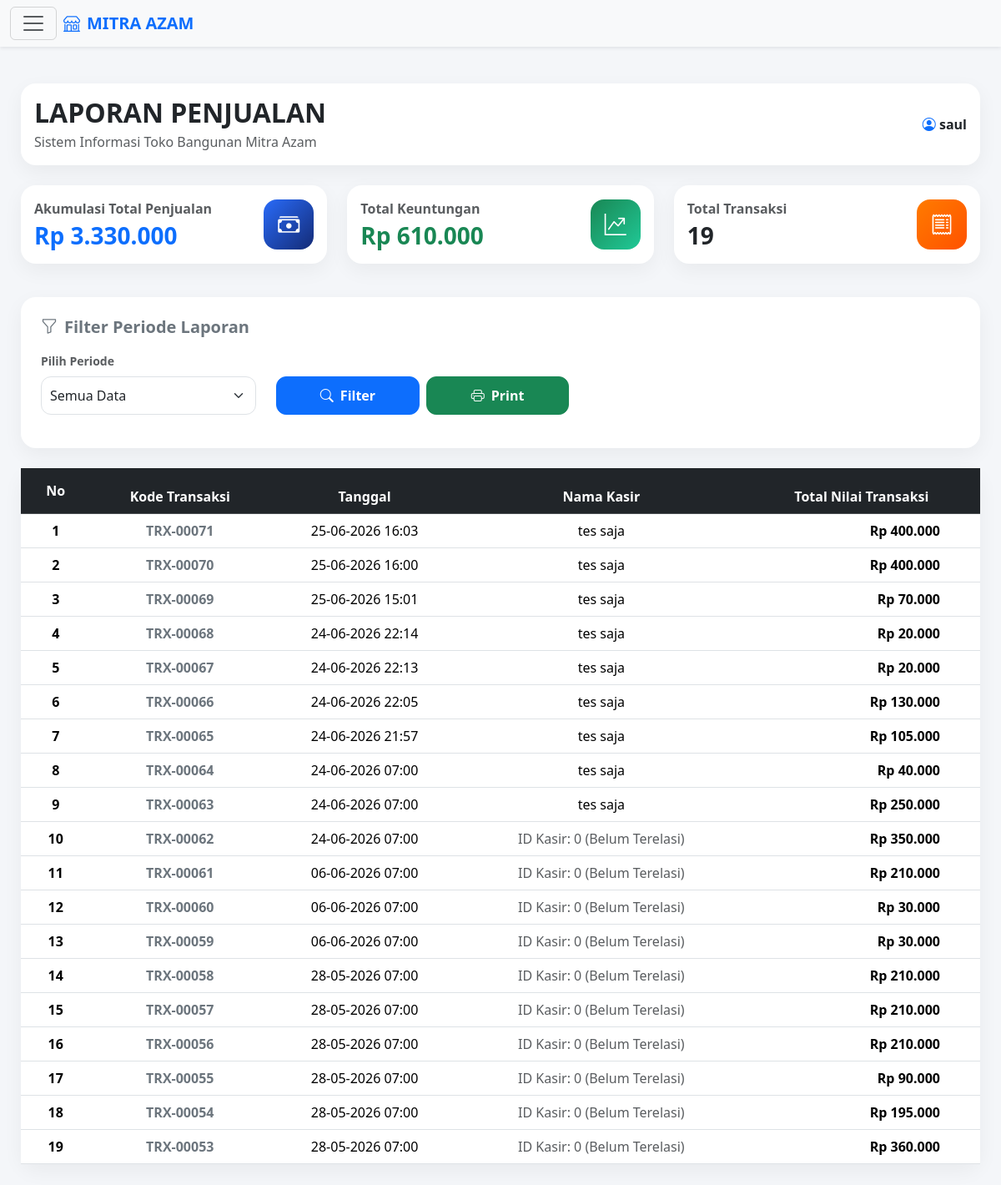
/admin/laporan.php (signed in), run on the app's committed database.
### tables this page shows
CREATE TABLE `penjualan` (
  `id_penjualan` int(11) NOT NULL AUTO_INCREMENT,
  `tanggal` datetime NOT NULL,
  `total_harga` int(11) NOT NULL,
  `bayar` int(11) NOT NULL,
  `metode_pembayaran` int(100) NOT NULL,
  `referensi` int(20) NOT NULL,
  `kasir` int(20) NOT NULL,
  `nama_kasir` varchar(100) NOT NULL,
  `id_customer` int(11) NOT NULL,
  `kembali` int(11) NOT NULL,
  `nama_customer` varchar(100) NOT NULL,
  `jatuh_tempo` date NOT NULL,
  `status_pembayaran` enum('Lunas','Belum Lunas') NOT NULL,
  `bukti_transaksi` varchar(255) NOT NULL,
  `keuntungan` int(11) NOT NULL,
  `id_user` int(11) NOT NULL,
  PRIMARY KEY (`id_penjualan`)
);

CREATE TABLE `users` (
  `id_user` int(11) NOT NULL AUTO_INCREMENT,
  `nama` varchar(100) NOT NULL,
  `username` varchar(50) NOT NULL,
  `password` varchar(255) NOT NULL,
  `level` enum('admin','kasir') NOT NULL,
  `status` varchar(100) NOT NULL,
  PRIMARY KEY (`id_user`)
);

### admin/laporan.php (the view, shortened to what this page needs)
<?php
require_once '../config/koneksi.php';
mysqli_query($conn, "SET time_zone = '" . date('P') . "'");
$periode       = $_POST['periode'] ?? 'semua';
$where = "";
$query = mysqli_query($conn, "
    SELECT p.*,
           DATE_ADD(p.tanggal, INTERVAL 7 HOUR) AS tanggal_wit,
           u.nama AS nama_kasir
    FROM penjualan p
    LEFT JOIN users u ON p.id_user = u.id_user
    $where
    ORDER BY p.id_penjualan DESC
");
$total_penjualan = 0;
$total_penjualan_query = mysqli_query($conn, "
    SELECT SUM(p.total_harga) AS total_penjualan FROM penjualan p $where
");
if ($total_penjualan_query) {
    $data_penjualan = mysqli_fetch_assoc($total_penjualan_query);
    $total_penjualan = $data_penjualan['total_penjualan'] ?? 0;
}
$total_keuntungan = 0;
$total_keuntungan_query = mysqli_query($conn, "
    SELECT SUM(p.keuntungan) AS total_keuntungan FROM penjualan p $where
");
if ($total_keuntungan_query) {
    $data_keuntungan = mysqli_fetch_assoc($total_keuntungan_query);
    $total_keuntungan = $data_keuntungan['total_keuntungan'] ?? 0;
}
$total_transaksi = 0;
$total_transaksi_query = mysqli_query($conn, "
    SELECT COUNT(p.id_penjualan) AS total_transaksi FROM penjualan p $where
");
if ($total_transaksi_query) {
    $data_transaksi = mysqli_fetch_assoc($total_transaksi_query);
    $total_transaksi = $data_transaksi['total_transaksi'] ?? 0;
}
?>
<!DOCTYPE html>
<html lang="id">
<head>
    <link href="https://cdn.jsdelivr.net/npm/bootstrap@5.3.3/dist/css/bootstrap.min.css" rel="stylesheet">
    <link rel="stylesheet" href="https://cdn.jsdelivr.net/npm/bootstrap-icons@1.11.3/font/bootstrap-icons.min.css">
</head>
<body>
<nav class="navbar bg-body-tertiary fixed-top shadow-sm">
  <div class="container-fluid">
    <button class="navbar-toggler" type="button" data-bs-toggle="offcanvas" data-bs-target="#offcanvasNavbar" aria-controls="offcanvasNavbar">
      <span class="navbar-toggler-icon"></span>
    </button>
    <a class="navbar-brand d-flex align-items-center me-auto ms-2 fw-bold text-primary" href="dashboard.php">
      <i class="bi bi-shop me-2"></i> MITRA AZAM
    </a>
  </div>
</nav>
<div class="content">
    <div class="card mb-4 bg-white">
        <div class="card-body d-flex justify-content-between align-items-center flex-wrap">
            <div>
                <h2 class="fw-bold mb-1">LAPORAN PENJUALAN</h2>
                <p class="text-muted mb-0">Sistem Informasi Toko Bangunan Mitra Azam</p>
            </div>
            <div class="fw-bold">
                <i class="bi bi-person-circle text-primary"></i>
                <?= htmlspecialchars($_SESSION['nama'] ?? 'User'); ?>
            </div>
        </div>
    </div>
    <div class="row mb-4">
        <div class="col-md-4 mb-3">
            <div class="card stat-card">
                <div class="card-body d-flex justify-content-between align-items-center">
                    <div>
                        <span class="text-muted fw-semibold d-block mb-1">Akumulasi Total Penjualan</span>
                        <h3 class="fw-bold mb-0 text-primary">Rp <?= number_format($total_penjualan, 0, ',', '.'); ?></h3>
                    </div>
                    <div class="icon-box bg-blue">
                        <i class="bi bi-cash-stack"></i>
                    </div>
                </div>
            </div>
        </div>
        <div class="col-md-4 mb-3">
            <div class="card stat-card">
                <div class="card-body d-flex justify-content-between align-items-center">
                    <div>
                        <span class="text-muted fw-semibold d-block mb-1">Total Keuntungan</span>
                        <h3 class="fw-bold mb-0 text-success">Rp <?= number_format($total_keuntungan, 0, ',', '.'); ?></h3>
                    </div>
                    <div class="icon-box bg-green">
                        <i class="bi bi-graph-up-arrow"></i>
                    </div>
                </div>
            </div>
        </div>
        <div class="col-md-4 mb-3">
            <div class="card stat-card">
                <div class="card-body d-flex justify-content-between align-items-center">
                    <div>
                        <span class="text-muted fw-semibold d-block mb-1">Total Transaksi</span>
                        <h3 class="fw-bold mb-0 text-orange"><?= $total_transaksi; ?></h3>
                    </div>
                    <div class="icon-box bg-orange">
                        <i class="bi bi-receipt"></i>
                    </div>
                </div>
            </div>
        </div>
    </div>
    <div class="card mb-4 filter-section">
        <div class="card-body p-4">
            <h5 class="fw-bold mb-3 text-secondary"><i class="bi bi-funnel me-2"></i>Filter Periode Laporan</h5>
            <form method="POST" id="formFilter">
                <div class="row align-items-end">
                    <div class="col-md-3 mb-3">
                        <label class="form-label small fw-bold text-muted">Pilih Periode</label>
                        <select name="periode" id="periode" class="form-select" onchange="toggleFilterInput()" required>
                            <option value="semua" <?= $periode == 'semua' ? 'selected' : ''; ?>>Semua Data</option>
                        </select>
                    </div>
                    <div class="col-md-4 mb-3 d-flex gap-2">
                        <button type="submit" name="filter" class="btn btn-primary flex-fill">
                            <i class="bi bi-search me-2"></i>Filter
                        </button>
                        <button type="button" onclick="window.print()" class="btn btn-success flex-fill">
                            <i class="bi bi-printer me-2"></i>Print
                        </button>
                    </div>
                </div>
            </form>
        </div>
    </div>
    <div class="card">
        <div class="card-body p-0 table-responsive">
            <table class="table table-hover align-middle mb-0">
                <thead class="table-dark text-center">
                    <tr>
                        <th style="padding: 15px;">No</th>
                        <th>Kode Transaksi</th>
                        <th>Tanggal</th>
                        <th>Nama Kasir</th>
                        <th>Total Nilai Transaksi</th>
                    </tr>
                </thead>
                <tbody>
                <?php if(mysqli_num_rows($query) > 0): ?>
                    <?php $no = 1; ?>
                    <?php while($d = mysqli_fetch_assoc($query)): ?>
                        <tr>
                            <td class="text-center fw-bold"><?= $no++; ?></td>
                            <td class="text-center fw-semibold text-secondary">TRX-<?= str_pad($d['id_penjualan'], 5, '0', STR_PAD_LEFT); ?></td>
                            <td class="text-center"><?= date('d-m-Y H:i', strtotime($d['tanggal_wit'])); ?></td>
                            <td class="text-center">
                                <?php
                                if (!empty($d['nama_kasir'])) {
                                    echo htmlspecialchars($d['nama_kasir']);
                                } else {
                                    echo '<span class="text-muted italic">ID Kasir: ' . htmlspecialchars($d['id_user'] ?? 'Kosong/NULL') . ' (Belum Terelasi)</span>';
                                }
                                ?>
                            </td>
                            <td class="text-end px-5 fw-bold">Rp <?= number_format($d['total_harga'], 0, ',', '.'); ?></td>
                        </tr>
                    <?php endwhile; ?>
                <?php endif; ?>
                </tbody>
            </table>
        </div>
    </div>
</div>
</body>
</html>

### admin/laporan.php (style rules this page uses)
body { background: #f4f6f9; font-family: 'Segoe UI', sans-serif; overflow-x: hidden; }
.content { padding: 25px; margin-top: 75px; }
.card { border: none; border-radius: 18px; box-shadow: 0 8px 25px rgba(0,0,0,0.05); }
.stat-card { transition: 0.3s; }
.btn { border-radius: 12px; padding: 10px 20px; font-weight: 600; }
.form-control, .form-select { border-radius: 12px; padding: 10px; }
.icon-box { width: 60px; height: 60px; border-radius: 16px; display: flex; justify-content: center; align-items: center; font-size: 26px; color: white; }
.bg-orange { background: linear-gradient(135deg, #ff7b00, #ff5200); }
.bg-green { background: linear-gradient(135deg, #198754, #20c997); }
.bg-blue { background: linear-gradient(135deg, #296bf9, #142b76); }

### data on the page
penjualan: id_penjualan "00071", tanggal_wit "25-06-2026 16:03", id_user.nama "tes saja", total_harga "400.000"
penjualan: id_penjualan "00070", tanggal_wit "25-06-2026 16:00", id_user.nama "tes saja", total_harga "400.000"
penjualan: id_penjualan "00069", tanggal_wit "25-06-2026 15:01", id_user.nama "tes saja", total_harga "70.000"
penjualan: id_penjualan "00068", tanggal_wit "24-06-2026 22:14", id_user.nama "tes saja", total_harga "20.000"
penjualan: id_penjualan "00067", tanggal_wit "24-06-2026 22:13", id_user.nama "tes saja", total_harga "20.000"
penjualan: id_penjualan "00066", tanggal_wit "24-06-2026 22:05", id_user.nama "tes saja", total_harga "130.000"
penjualan: id_penjualan "00065", tanggal_wit "24-06-2026 21:57", id_user.nama "tes saja", total_harga "105.000"
penjualan: id_penjualan "00064", tanggal_wit "24-06-2026 07:00", id_user.nama "tes saja", total_harga "40.000"
penjualan: id_penjualan "00063", tanggal_wit "24-06-2026 07:00", id_user.nama "tes saja", total_harga "250.000"
penjualan: id_penjualan "00062", tanggal_wit "24-06-2026 07:00", id_user "0", total_harga "350.000"
penjualan: id_penjualan "00061", tanggal_wit "06-06-2026 07:00", id_user "0", total_harga "210.000"
penjualan: id_penjualan "00060", tanggal_wit "06-06-2026 07:00", id_user "0", total_harga "30.000"
penjualan: id_penjualan "00059", tanggal_wit "06-06-2026 07:00", id_user "0", total_harga "30.000"
penjualan: id_penjualan "00058", tanggal_wit "28-05-2026 07:00", id_user "0", total_harga "210.000"
penjualan: id_penjualan "00057", tanggal_wit "28-05-2026 07:00", id_user "0", total_harga "210.000"
penjualan: id_penjualan "00056", tanggal_wit "28-05-2026 07:00", id_user "0", total_harga "210.000"
penjualan: id_penjualan "00055", tanggal_wit "28-05-2026 07:00", id_user "0", total_harga "90.000"
penjualan: id_penjualan "00054", tanggal_wit "28-05-2026 07:00", id_user "0", total_harga "195.000"
penjualan: id_penjualan "00053", tanggal_wit "28-05-2026 07:00", id_user "0", total_harga "360.000"

### other printed values
$_SESSION['nama'] "saul"
$total_penjualan "3.330.000"
$total_keuntungan "610.000"
$total_transaksi "19"
